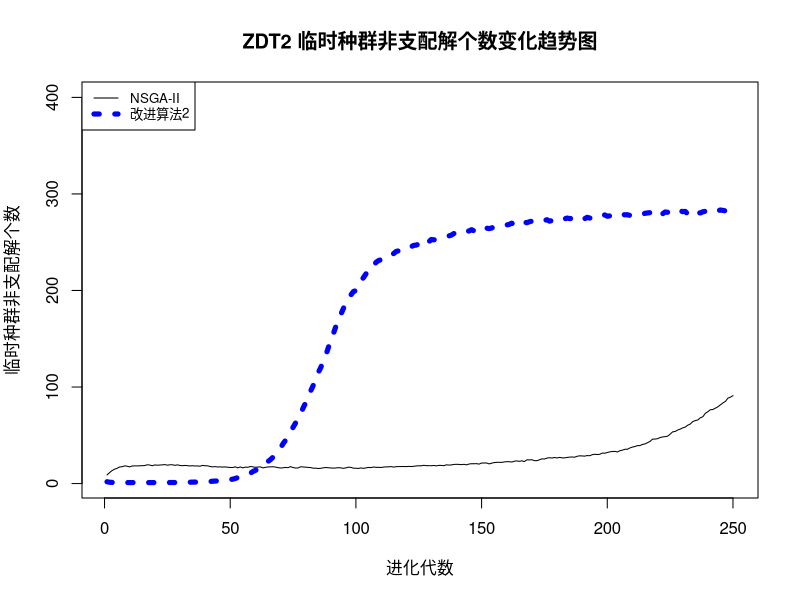

R code for this plot:
a<-read.table('a.txt')
#b<-read.table('b.txt')
b<-read.table('b.txt')
#d<-read.table('d.txt')

plot(1:250, a$V1, xlab="进化代数", ylab="临时种群非支配解个数", type="l", xlim=c(1, 250), ylim=c(1, 400), main="ZDT2 临时种群非支配解个数变化趋势图")

#lines(1:500, b$V1, lty=3, lwd=2.5, col="green")
lines(1:250, b$V1, lty=3, lwd=5, col="blue")
#lines(1:500, d$V1, lty=1, lwd=4.5, col="red")

legend.txt<-c("NSGA-II", "改进算法2")
legend("topleft", legend=legend.txt, col=c("black", "blue"), lty=c(1, 4), lwd=c(1,5), bty="o", cex=0.8)

